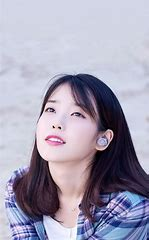
#> input picture face_detect/1.jpg, 149 x 240 px
$ python cv_detect.py
#> lines starting #> are read from the running program, lines starting #| are printed output that depends on the picture; after the words box and inside, x2 and y2 are one past the last pixel; in counts of white or black regions, pixels touching at a corner belong together
import cv2

# 导入级联分类器文件
faceCascade = cv2.CascadeClassifier(r'C:\Users\Monty _L\Lib\site-packages\cv2\data\haarcascade_frontalface_default.xml')

img1 = cv2.imread('1.jpg')
#> img1 is the input picture: shape (240, 149, 3); mean B, G, R 178.5, 159.1, 163.1
img2 = cv2.imread('2.jpg')
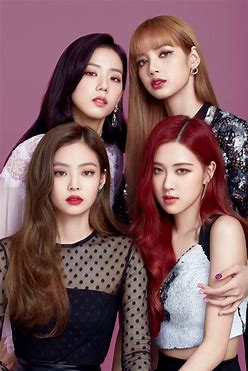
#> input picture face_detect/2.jpg, 248 x 371 px
#> img2 is the input picture: shape (371, 248, 3); mean B, G, R 94.6, 91.3, 125.6

imgGray1 = cv2.cvtColor(img1, cv2.COLOR_BGR2GRAY)
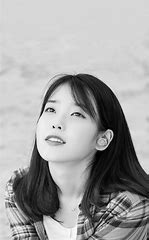
#> imgGray1: shape (240, 149); min 0, max 254, mean 162.5
imgGray2 = cv2.cvtColor(img2, cv2.COLOR_BGR2GRAY)
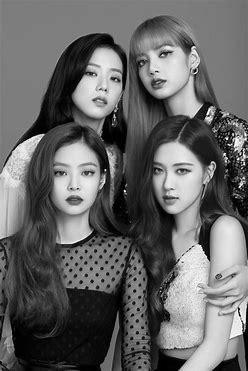
#> imgGray2: shape (371, 248); min 0, max 255, mean 102

# 检测人脸，返回人脸矩阵四个角的坐标
face1 = faceCascade.detectMultiScale(imgGray1, 1.1, 4)
#> face1 = [[30, 91, 60, 60]]
face2 = faceCascade.detectMultiScale(imgGray2, 1.2, 1)
#> face2 = [[73, 54, 61, 61], [139, 145, 67, 67], [41, 147, 69, 69], [119, 29, 70, 70]]

# 绘制矩形框
for (x, y, w, h) in face1:
    cv2.rectangle(img1, (x, y), (x + w, y + h), (255, 0, 0), 2)
#> this loop made 1 pass
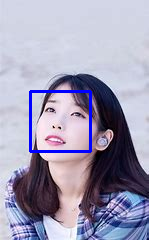
#> img1: shape (240, 149, 3); 2% of pixels changed, all inside (x1, y1, x2, y2) = (29, 90, 92, 153)
for (x, y, w, h) in face2:
    cv2.rectangle(img2, (x, y), (x + w, y + h), (245, 148, 15), 2)
#> this loop made 4 passes
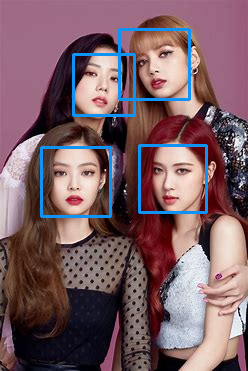
#> img2: shape (371, 248, 3); 3.45% of pixels changed, all inside (x1, y1, x2, y2) = (40, 28, 208, 218)

cv2.imshow("Result1", img1)
cv2.imshow("Result2", img2)
cv2.waitKey(0)
